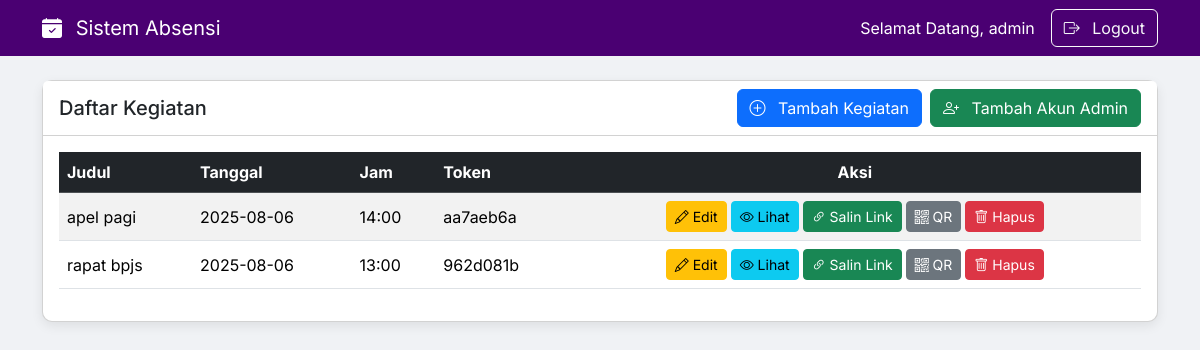
The page /admin/index.php (signed in) on the database its author committed.
### tables this page shows
CREATE TABLE `kegiatan` (
  `id_kegiatan` int NOT NULL,
  `judul_kegiatan` varchar(255) NOT NULL,
  `tanggal` date NOT NULL,
  `jam` time NOT NULL,
  `token` varchar(100) NOT NULL
);

### admin/index.php (the view, shortened to what this page needs)
<?php
require '../config.php';
$admin_username = $_SESSION['admin_username'];
?>
<!DOCTYPE html>
<html lang="id">
<head>
    <link href="https://cdn.jsdelivr.net/npm/bootstrap@5.3.3/dist/css/bootstrap.min.css" rel="stylesheet">
    <link rel="stylesheet" href="https://cdn.jsdelivr.net/npm/bootstrap-icons@1.10.5/font/bootstrap-icons.css">
    <link rel="stylesheet" href="https://cdn.jsdelivr.net/npm/flatpickr/dist/flatpickr.min.css">
    <link rel="stylesheet" href="https://cdn.jsdelivr.net/npm/sweetalert2@11/dist/sweetalert2.min.css">
</head>
<body>
    <nav class="navbar navbar-expand-lg navbar-dark">
        <div class="container">
            <a class="navbar-brand" href="#">
                <i class="bi bi-calendar-check-fill me-2"></i> Sistem Absensi
            </a>
            <div class="collapse navbar-collapse" id="navbarNav">
                <ul class="navbar-nav ms-auto align-items-lg-center">
                    <li class="nav-item">
                        <span class="navbar-text text-white me-lg-3 my-2 my-lg-0">
                            Selamat Datang, <?= htmlspecialchars($admin_username) ?>
                        </span>
                    </li>
                    <li class="nav-item">
                        <a class="btn btn-outline-light" href="#" id="logout-btn">
                            <i class="bi bi-box-arrow-right me-2"></i> Logout
                        </a>
                    </li>
                </ul>
            </div>
        </div>
    </nav>
    <div class="container my-4">
        <div class="card">
            <div class="card-header bg-white d-flex flex-wrap justify-content-between align-items-center">
                <h5 class="mb-2 mb-md-0">Daftar Kegiatan</h5>
                <div class="d-flex flex-wrap gap-2">
                    <a href="kegiatan_add.php" class="btn btn-primary">
                        <i class="bi bi-plus-circle me-2"></i> Tambah Kegiatan
                    </a>
                    <a href="tambah_admin.php" class="btn btn-success">
                        <i class="bi bi-person-plus me-2"></i> Tambah Akun Admin
                    </a>
                </div>
            </div>
            <div class="card-body">
                <div class="table-responsive">
                    <table class="table table-striped">
                        <thead class="table-dark">
                            <tr>
                                <th>Judul</th>
                                <th>Tanggal</th>
                                <th>Jam</th>
                                <th>Token</th>
                                <th class="text-center">Aksi</th>
                            </tr>
                        </thead>
                        <tbody>
                            <?php
                            $query = "SELECT * FROM kegiatan ORDER BY tanggal DESC, jam DESC";
                            $result = $koneksi->query($query);
                            if ($result->num_rows > 0) {
                                while ($row = $result->fetch_assoc()) {
                                    echo "<tr>
                                            <td data-label='Judul'>" . htmlspecialchars($row['judul_kegiatan']) . "</td>
                                            <td data-label='Tanggal'>" . htmlspecialchars($row['tanggal']) . "</td>
                                            <td data-label='Jam'>" . htmlspecialchars(substr($row['jam'], 0, 5)) . "</td>
                                            <td data-label='Token'>" . htmlspecialchars($row['token']) . "</td>
                                            <td class='table-actions'>
                                                <div class='d-flex flex-nowrap gap-1'>
                                                    <button class='btn btn-warning btn-sm edit-btn'
                                                        data-id='" . $row['id_kegiatan'] . "'
                                                        data-judul='" . htmlspecialchars($row['judul_kegiatan']) . "'
                                                        data-tanggal='" . $row['tanggal'] . "'
                                                        data-jam='" . $row['jam'] . "'>
                                                        <i class='bi bi-pencil'></i> Edit
                                                    </button>
                                                    <a href='laporan.php?id_kegiatan=" . $row['id_kegiatan'] . "' class='btn btn-info btn-sm'>
                                                        <i class='bi bi-eye'></i> Lihat
                                                    </a>
                                                    <button class='btn btn-success btn-sm copy-btn' data-token='" . $row['token'] . "'>
                                                        <i class='bi bi-link-45deg'></i> Salin Link
                                                    </button>
                                                    <button class='btn btn-secondary btn-sm qr-btn' data-token='" . $row['token'] . "' data-bs-toggle='modal' data-bs-target='#qrModal'>
                                                        <i class='bi bi-qr-code'></i> QR
                                                    </button>
                                                    <button class='btn btn-danger btn-sm delete-btn' data-id='" . $row['id_kegiatan'] . "'>
                                                        <i class='bi bi-trash'></i> Hapus
                                                    </button>
                                                </div>
                                            </td>
                                        </tr>";
                                }
                            } else {
                                echo "<tr><td colspan='5' class='text-center'>Tidak ada kegiatan</td></tr>";
                            }
                            ?>
                        </tbody>
                    </table>
                </div>
            </div>
        </div>
    </div>
</body>
</html>

### admin/index.php (style rules this page uses)
body { font-family: 'Inter', sans-serif; background-color: #f0f2f5; }
.navbar { background-color: #4a0072; }
.card { border-radius: 10px; box-shadow: 0 4px 12px rgba(0, 0, 0, 0.08); }
@media (min-width: 768px) { .table-actions .d-flex { flex-wrap: nowrap; justify-content: center; } }
@media (min-width: 768px) { .table td { vertical-align: middle; } }

### rows shown on the page
kegiatan: judul_kegiatan "apel pagi", tanggal "2025-08-06", jam "14:00", token "aa7aeb6a"
kegiatan: judul_kegiatan "rapat bpjs", tanggal "2025-08-06", jam "13:00", token "962d081b"

### other values the page prints
$admin_username "admin"
